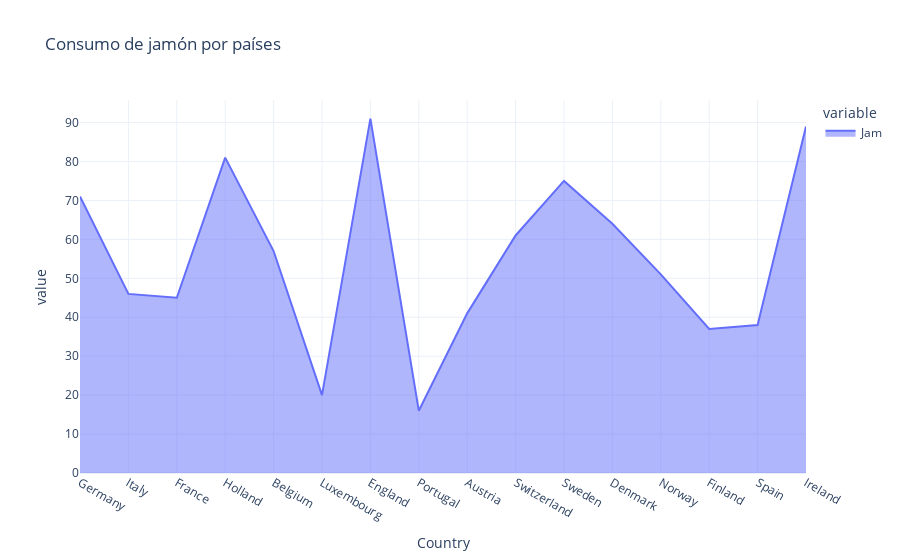

The notebook cell this image was saved under:
### Code cell
px.area(df, x='Country', y=['Jam' ],title='Consumo de jamón por países', template='plotly_white')

### Figure 1 — Plotly figure (JSON) as saved in the notebook; plotly's stock layout.template omitted (floating-point values rounded to 4 significant figures)
{"data": [{"fillpattern": {"shape": ""}, "hovertemplate": "variable=Jam<br>Country=%{x}<br>value=%{y}<extra></extra>", "legendgroup": "Jam", "line": {"color": "#636efa"}, "marker": {"symbol": "circle"}, "mode": "lines", "name": "Jam", "orientation": "v", "showlegend": true, "stackgroup": "1", "type": "scatter", "x": ["Germany", "Italy", "France", "Holland", "Belgium", "Luxembourg", "England", "Portugal", "Austria", "Switzerland", "Sweden", "Denmark", "Norway", "Finland", "Spain", "Ireland"], "xaxis": "x", "y": [71, 46, 45, 81, 57, 20, 91, 16, 41, 61, 75, 64, 51, 37, 38, 89], "yaxis": "y"}], "layout": {"legend": {"title": {"text": "variable"}, "tracegroupgap": 0}, "title": {"text": "Consumo de jamón por países"}, "xaxis": {"anchor": "y", "domain": [0, 1], "title": {"text": "Country"}}, "yaxis": {"anchor": "x", "domain": [0, 1], "title": {"text": "value"}}}}
